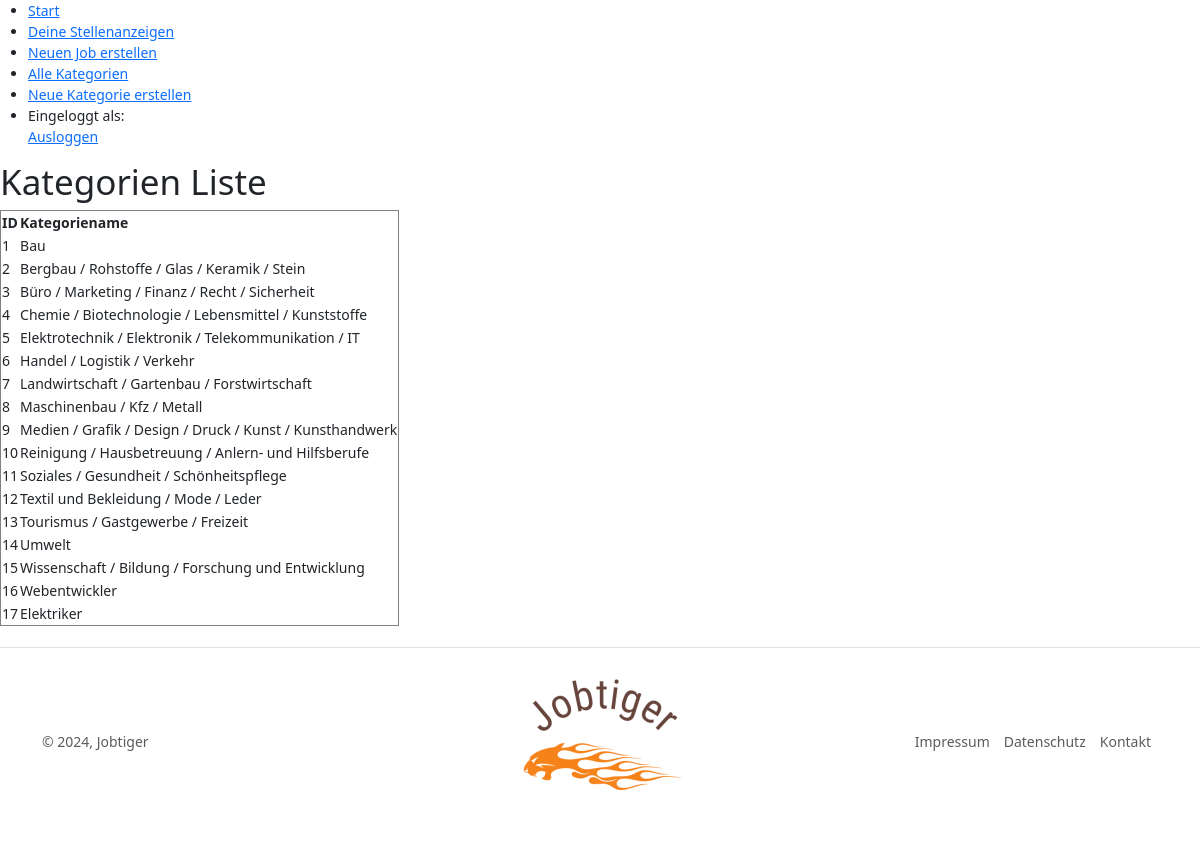
The app's page /kategorien_liste.php (signed in) with its own data.
### tables this page shows
CREATE TABLE `kategorien` (
  `id` int(10) UNSIGNED NOT NULL,
  `kategorie` varchar(255) NOT NULL
);

### setup.php (called while the page is built, shortened)
<?php
spl_autoload_register(
    function (string $klasse) {
        $prefix = "WIFI\\Jobportal\\";
        $basis = __DIR__ . "/";
        $laenge = strlen($prefix);
        $klasse_ohne_prefix = substr($klasse, $laenge);
        $datei = $basis . $klasse_ohne_prefix . ".php";
        $datei = str_replace("\\", "/", $datei);
    }
);

### Fdb/Mysql.php (called while the page is built, shortened)
<?php
class Mysql {
    private static ?Mysql $instanz = null;
    public static function getInstanz(): Mysql {
        if (!self::$instanz) {
            self::$instanz = new Mysql();
        }
        return self::$instanz;
    }
    private \mysqli $db;
    public function verbinden() {
        $this->db = new \mysqli(MYSQL_HOST, MYSQL_USER, MYSQL_PASSWORT, MYSQL_DATENBANK);
        $this->db->set_charset('utf8mb4');
    }
    public function query(string $input): \mysqli_result|bool {
        $ergebnis = $this->db->query($input);
        return $ergebnis;
    }
}

### Fdb/Model/Kategorien.php (called while the page is built, shortened)
<?php
class Kategorien {
    public function alle_kategorien(): array {
        $alle_kategorien = array();
        $db = Mysql::getInstanz();
        $ergebnis = $db->query("SELECT * FROM kategorien");
        while ($row = $ergebnis->fetch_assoc()) {
            $alle_kategorien[] = new Kategorie($row);
        }
        return $alle_kategorien;
    }
}

### Fdb/Model/Row/RowAbstract.php (called while the page is built, shortened)
<?php
abstract class RowAbstract {
    protected string $tabelle;
    private array $daten = [];
    public function __construct(array|int $id_oder_daten) {
        if (is_array($id_oder_daten)) {
            $this->daten = $id_oder_daten;
        } else {
            $db = Mysql::getInstanz();
            $sql_id = $db->escape($id_oder_daten);
            $ergebnis = $db->query("SELECT * FROM {$this->tabelle} WHERE id = '{$sql_id}'");
            $this->daten = $ergebnis->fetch_assoc();
        }
    }
    public function __get(string $eigenschaft): mixed {
        return $this->daten[$eigenschaft];
    }
}

### kategorien_liste.php (the view, shortened to what this page needs)
<?php
include "setup.php";
include "kopf-backend.php";
?>
<h1>Kategorien Liste</h1>
<?php
echo "<table border='1'>";
echo "<thead>";
echo "<tr>";
    echo "<th>ID</th>";
    echo "<th>Kategoriename</th>";
echo "</tr>";
echo "</thead>";
echo "<tbody>";
$kategorien = new Kategorien();
$alle_kategorien = $kategorien->alle_kategorien();
foreach ($alle_kategorien as $kategorie) {
    echo "<tr>";
        echo "<td>" . $kategorie->id . "</td>";
        echo "<td>" . $kategorie->kategorie . "</td>";
    echo "</tr>";
}
echo "</tbody>";
echo "</table>";
?>
<?php
include "fuss.php";
?>

### css/style.css (style rules this page uses)
:root { --primary: orange; --dark-grey: #808080; }
html, body { margin: 0; padding: 0; font-family: Montserrat; font-size: 14px; color: var(--text-color); }
html * { box-sizing: border-box; }

### records on screen
kategorien: id "1", kategorie "Bau"
kategorien: id "2", kategorie "Bergbau / Rohstoffe / Glas / Keramik / Stein"
kategorien: id "3", kategorie "Büro / Marketing / Finanz / Recht / Sicherheit"
kategorien: id "4", kategorie "Chemie / Biotechnologie / Lebensmittel / Kunststoffe"
kategorien: id "5", kategorie "Elektrotechnik / Elektronik / Telekommunikation / IT"
kategorien: id "6", kategorie "Handel / Logistik / Verkehr"
kategorien: id "7", kategorie "Landwirtschaft / Gartenbau / Forstwirtschaft"
kategorien: id "8", kategorie "Maschinenbau / Kfz / Metall"
kategorien: id "9", kategorie "Medien / Grafik / Design / Druck / Kunst / Kunsthandwerk"
kategorien: id "10", kategorie "Reinigung / Hausbetreuung / Anlern- und Hilfsberufe"
kategorien: id "11", kategorie "Soziales / Gesundheit / Schönheitspflege"
kategorien: id "12", kategorie "Textil und Bekleidung / Mode / Leder"
kategorien: id "13", kategorie "Tourismus / Gastgewerbe / Freizeit"
kategorien: id "14", kategorie "Umwelt"
kategorien: id "15", kategorie "Wissenschaft / Bildung / Forschung und Entwicklung"
kategorien: id "16", kategorie "Webentwickler"
kategorien: id "17", kategorie "Elektriker"
